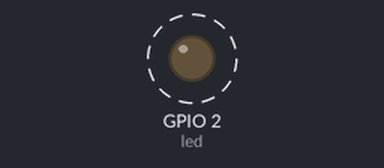
Bench run of a program on a simulated ESP32 board running MicroPython. Parts: output pins drawn as LEDs (lit = HIGH). Dashed ring = blinking. What the program prints to the serial console is not drawn.

Above: at 0.5 s.
Timing chart, 0 to 4.6 s (numbered marks = the images above):
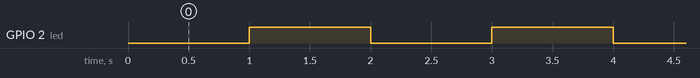

The program:

timer_test2.py
```python
# timer_test2.py
# dew.ninja June 2021
# use timer to blink on-board led
# write callback function

import machine
from machine import Pin, Timer        #importing pin, and timer class
led= Pin(2, Pin.OUT)              # GPIO2 as led output

timer1=Timer(1)

def timer_isr(event):
    led.value(not led.value())
    print("LED value = "+str(led.value()))

#initializing the timer and blink LED
timer1.init(period=1000, mode=Timer.PERIODIC, callback=timer_isr)
```

Measured:
- by itself, GPIO 2 (led): alternates HIGH for 1.0 s and LOW for 1.0 s
